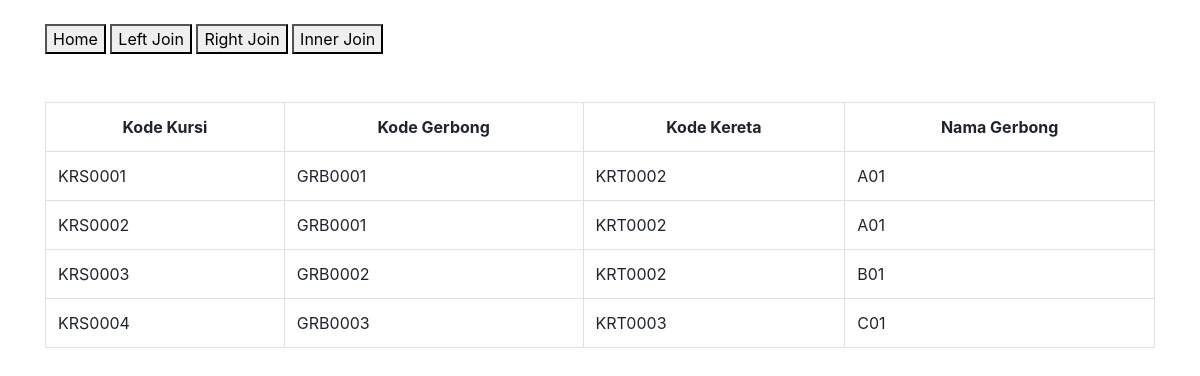
Screenshot of /index.php/c_kereta/rightjoin with the database file from the repository.
### tables this page shows
CREATE TABLE `kursi`  (
  `kd_kursi` varchar(255) NOT NULL,
  `kd_gerbong` varchar(255) NULL DEFAULT NULL,
  `kd_kereta` varchar(255) NULL DEFAULT NULL,
  PRIMARY KEY (`kd_kursi`) USING BTREE,
  INDEX `fk_kd_gerbong_kursi`(`kd_gerbong`) USING BTREE,
  INDEX `fk_kd_kereta_kursi`(`kd_kereta`) USING BTREE,
  CONSTRAINT `fk_kd_gerbong_kursi` FOREIGN KEY (`kd_gerbong`) REFERENCES `gerbong` (`kd_gerbong`) ON DELETE RESTRICT ON UPDATE RESTRICT,
  CONSTRAINT `fk_kd_kereta_kursi` FOREIGN KEY (`kd_kereta`) REFERENCES `lokomotif` (`kd_kereta`) ON DELETE RESTRICT ON UPDATE RESTRICT
);

CREATE TABLE `gerbong`  (
  `kd_gerbong` varchar(255) NOT NULL,
  `kd_kereta` varchar(255) NULL DEFAULT NULL,
  `nama` varchar(255) NULL DEFAULT NULL,
  PRIMARY KEY (`kd_gerbong`) USING BTREE,
  INDEX `fk_kd_kereta_gerbong`(`kd_kereta`) USING BTREE,
  CONSTRAINT `fk_kd_kereta_gerbong` FOREIGN KEY (`kd_kereta`) REFERENCES `lokomotif` (`kd_kereta`) ON DELETE RESTRICT ON UPDATE RESTRICT
);

### application/controllers/C_Kereta.php (called while the page is built, shortened)
<?php
class C_Kereta extends CI_Controller {
	public function rightjoin()
	{
		$this->load->model('M_Kereta');
		$data['kereta'] = $this->M_Kereta->rightJoin()->result();
		$this->load->view('rightjoin',$data);
	}
}

### index.php (called while the page is built, shortened)
<?php
require_once BASEPATH.'core/CodeIgniter.php';

### application/models/M_Kereta.php (called while the page is built, shortened)
<?php
class M_Kereta extends CI_Model{
	function rightJoin(){
		$this->db->select('*');
		$this->db->from('kursi');
        $this->db->join('gerbong', 'kursi.kd_gerbong = gerbong.kd_gerbong','right');
		return $this->db->get();
	}
}

### application/views/rightjoin.php (the view, shortened to what this page needs)
<!DOCTYPE html>
<html>
<head>
	<link rel="stylesheet" href="<?php echo base_url('css\bootstrap.min.css')?>">
    <link rel="stylesheet" href="<?php echo base_url('css\style.css')?>">
</head>
<body>
	<div class="container mt-4">
		<a href="<?php echo site_url('C_Kereta/index') ?>"><button>Home</button></a>
		<a href="<?php echo site_url('C_Kereta/leftjoin') ?>"><button>Left Join</button></a>
		<a href="<?php echo site_url('C_Kereta/rightjoin') ?>"><button>Right Join</button></a>
		<a href="<?php echo site_url('C_Kereta/innerjoin') ?>"><button>Inner Join</button></a>
	</div>
	<div class="container mt-5">
		<table class="table table-bordered ">
			<tr class="text-center">
				<th>Kode Kursi</th>
				<th>Kode Gerbong</th>
				<th>Kode Kereta</th>
				<th>Nama Gerbong</th>
			</tr>
			<?php
				foreach ($kereta as $key) {
			?>
				<tr>
					<td><?php echo $key->kd_kursi ?></td>
					<td><?php echo $key->kd_gerbong ?></td>
					<td><?php echo $key->kd_kereta ?></td>
					<td><?php echo $key->nama ?></td>
				</tr>
			<?php
				}
			?>
		</table>
	</div>
</body>
</html>

### rows the page displays
kursi: kd_kursi "KRS0001", kd_gerbong.kd_gerbong "GRB0001", kd_gerbong.kd_kereta "KRT0002", kd_gerbong.nama "A01"
kursi: kd_kursi "KRS0002", kd_gerbong.kd_gerbong "GRB0001", kd_gerbong.kd_kereta "KRT0002", kd_gerbong.nama "A01"
kursi: kd_kursi "KRS0003", kd_gerbong.kd_gerbong "GRB0002", kd_gerbong.kd_kereta "KRT0002", kd_gerbong.nama "B01"
kursi: kd_kursi "KRS0004", kd_gerbong.kd_gerbong "GRB0003", kd_gerbong.kd_kereta "KRT0003", kd_gerbong.nama "C01"
